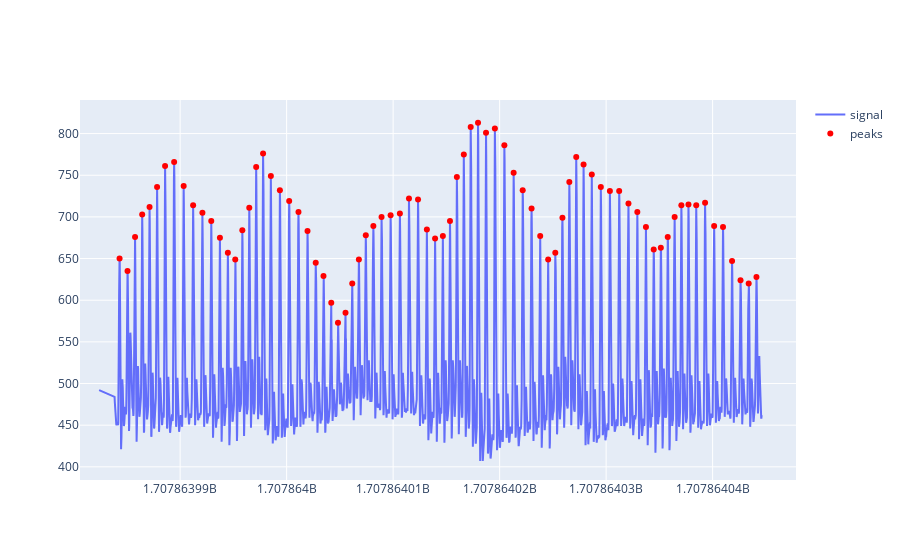

The code cell stored with this chart in its notebook:
### Code cell
timestamp_now = datetime.datetime.now().strftime('%Y-%m-%d_%H-%M-%S')
signal_filename = 'heart_signal_' + timestamp_now + '.csv'
df = pd.DataFrame(signal_data, columns=['time', 'signal', 'breath_status'])
df['type'] = df.breath_status.apply(lambda x: x.split('_')[0])

peaks, thing = find_peaks(df.signal, height=500, distance=20)

fig = go.Figure()
fig.add_trace(go.Scatter(x=df.time, y=df.signal, mode='lines', name='signal'))
fig.add_trace(go.Scatter(x=df.time[peaks], y=df.signal[peaks], mode='markers', marker=dict(color='red'), name='peaks'))

# make x-axis labels count in seconds from the start
fig.update_layout(xaxis=dict(tickmode='linear', tick0=0, dtick=10))
fig.show()
